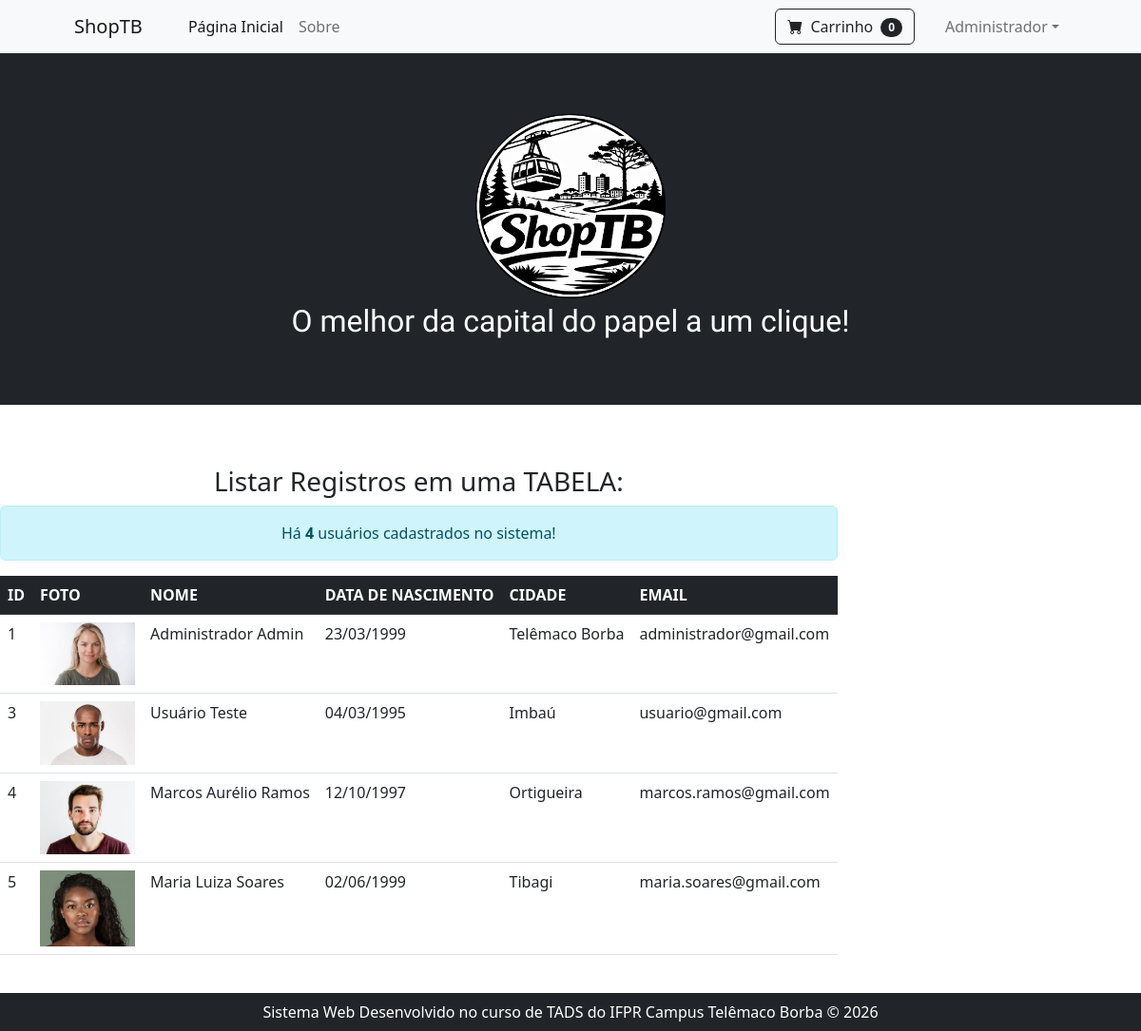
The app's page /listarRegistrosTabela.php (signed in) with its own data.
### tables this page shows
CREATE TABLE `usuarios` (
  `idUsuario` int NOT NULL,
  `fotoUsuario` varchar(100) NOT NULL,
  `nomeUsuario` varchar(50) NOT NULL,
  `dataNascimentoUsuario` date NOT NULL,
  `cidadeUsuario` varchar(30) NOT NULL,
  `emailUsuario` varchar(50) NOT NULL,
  `senhaUsuario` varchar(100) NOT NULL,
  `nivelUsuario` varchar(15) NOT NULL
);

### listarRegistrosTabela.php (the view, shortened to what this page needs)
<?php include "header.php" ?>
<section class="py-5">
    <div class="d-flex justify-content mt-3 mb-3">
        <div class="row">
            <div class="col">
                <?php
                    echo "<h3 class='text-center'>Listar Registros em uma TABELA:</h3>";
                    $listarUsuarios = "SELECT * FROM Usuarios";
                    include "conexaoBD.php";
                    $res = mysqli_query($conn, $listarUsuarios) or die("Erro ao tentar listar Usuários!");
                    $totalUsuarios = mysqli_num_rows($res);
                    echo "<div class='alert alert-info text-center'>Há <strong>$totalUsuarios</strong> usuários cadastrados no sistema!</div>";
                    echo "
                        <table class='table'>
                            <thead class='table-dark'>
                                <tr>
                                    <th>ID</th>
                                    <th>FOTO</th>
                                    <th>NOME</th>
                                    <th>DATA DE NASCIMENTO</th>
                                    <th>CIDADE</th>
                                    <th>EMAIL</th>
                                </tr>
                            </thead>
                            <tbody>
                    ";
                    while($registro = mysqli_fetch_assoc($res)){
                        $idUsuario             = $registro['idUsuario'];
                        $fotoUsuario           = $registro['fotoUsuario'];
                        $nomeUsuario           = $registro['nomeUsuario'];
                        $dataNascimentoUsuario = $registro['dataNascimentoUsuario'];
                        $dia                   = substr($dataNascimentoUsuario, 8, 2);
                        $mes                   = substr($dataNascimentoUsuario, 5, 2);
                        $ano                   = substr($dataNascimentoUsuario, 0, 4);
                        $cidadeUsuario         = $registro['cidadeUsuario'];
                        $emailUsuario          = $registro['emailUsuario'];
                        echo "
                            <tr>
                                <td>$idUsuario</td>
                                <td><img src='$fotoUsuario' title='Foto de $nomeUsuario' style='width:100px'></td>
                                <td>$nomeUsuario</td>
                                <td>$dia/$mes/$ano</td>
                                <td>$cidadeUsuario</td>
                                <td>$emailUsuario</td>
                            </tr>
                        ";
                    }
                    echo "</tbody>";
                    echo "</table>";
                ?>
            </div>
        </div>
    </div>
</section>
<?php include "footer.php" ?>

### records on screen
usuarios: idUsuario "1", fotoUsuario (picture), nomeUsuario "Administrador Admin", dataNascimentoUsuario "23", dataNascimentoUsuario "03", dataNascimentoUsuario "1999", cidadeUsuario "Telêmaco Borba", emailUsuario "administrador@gmail.com"
usuarios: idUsuario "3", fotoUsuario (picture), nomeUsuario "Usuário Teste", dataNascimentoUsuario "04", dataNascimentoUsuario "03", dataNascimentoUsuario "1995", cidadeUsuario "Imbaú", emailUsuario "usuario@gmail.com"
usuarios: idUsuario "4", fotoUsuario (picture), nomeUsuario "Marcos Aurélio Ramos", dataNascimentoUsuario "12", dataNascimentoUsuario "10", dataNascimentoUsuario "1997", cidadeUsuario "Ortigueira", emailUsuario "marcos.ramos@gmail.com"
usuarios: idUsuario "5", fotoUsuario (picture), nomeUsuario "Maria Luiza Soares", dataNascimentoUsuario "02", dataNascimentoUsuario "06", dataNascimentoUsuario "1999", cidadeUsuario "Tibagi", emailUsuario "maria.soares@gmail.com"

### other values on screen
$primeiroNome "Administrador"
$totalUsuarios "4"
